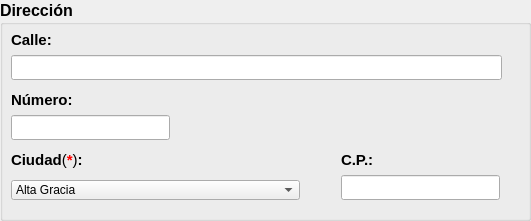
     <widget class="QGroupBox" name="groupBox_direccion_2">
      <property name="geometry">
       <rect>
        <x>350</x>
        <y>80</y>
        <width>531</width>
        <height>221</height>
       </rect>
      </property>
      <property name="minimumSize">
       <size>
        <width>511</width>
        <height>191</height>
       </size>
      </property>
      <property name="maximumSize">
       <size>
        <width>600</width>
        <height>250</height>
       </size>
      </property>
      <property name="font">
       <font>
        <pointsize>12</pointsize>
        <weight>75</weight>
        <bold>true</bold>
       </font>
      </property>
      <property name="autoFillBackground">
       <bool>false</bool>
      </property>
      <property name="title">
       <string>Dirección</string>
      </property>
      <widget class="QLabel" name="label_calle_2">
       <property name="geometry">
        <rect>
         <x>11</x>
         <y>31</y>
         <width>43</width>
         <height>18</height>
        </rect>
       </property>
       <property name="font">
        <font>
         <pointsize>11</pointsize>
         <weight>75</weight>
         <bold>true</bold>
         <underline>false</underline>
        </font>
       </property>
       <property name="text">
        <string>Calle:</string>
       </property>
      </widget>
      <widget class="QLineEdit" name="show_calle">
       <property name="geometry">
        <rect>
         <x>11</x>
         <y>55</y>
         <width>491</width>
         <height>25</height>
        </rect>
       </property>
       <property name="font">
        <font>
         <pointsize>12</pointsize>
         <weight>50</weight>
         <bold>false</bold>
        </font>
       </property>
       <property name="text">
        <string/>
       </property>
       <property name="maxLength">
        <number>40</number>
       </property>
       <property name="alignment">
        <set>Qt::AlignCenter</set>
       </property>
      </widget>
      <widget class="QLabel" name="label_numCalle_2">
       <property name="geometry">
        <rect>
         <x>11</x>
         <y>91</y>
         <width>64</width>
         <height>18</height>
        </rect>
       </property>
       <property name="font">
        <font>
         <pointsize>11</pointsize>
         <weight>75</weight>
         <bold>true</bold>
         <underline>false</underline>
        </font>
       </property>
       <property name="text">
        <string>Número:</string>
       </property>
      </widget>
      <widget class="QLineEdit" name="show_numCalle">
       <property name="geometry">
        <rect>
         <x>11</x>
         <y>115</y>
         <width>159</width>
         <height>25</height>
        </rect>
       </property>
       <property name="font">
        <font>
         <pointsize>12</pointsize>
         <weight>50</weight>
         <bold>false</bold>
        </font>
       </property>
       <property name="text">
        <string/>
       </property>
       <property name="maxLength">
        <number>5</number>
       </property>
       <property name="alignment">
        <set>Qt::AlignCenter</set>
       </property>
      </widget>
      <widget class="QLabel" name="label_ciudad_2">
       <property name="geometry">
        <rect>
         <x>11</x>
         <y>151</y>
         <width>78</width>
         <height>18</height>
        </rect>
       </property>
       <property name="font">
        <font>
         <pointsize>11</pointsize>
         <weight>75</weight>
         <bold>true</bold>
         <underline>false</underline>
        </font>
       </property>
       <property name="text">
        <string>&lt;html&gt;&lt;head/&gt;&lt;body&gt;&lt;p&gt;Ciudad&lt;span style=&quot; font-weight:400;&quot;&gt;(&lt;/span&gt;&lt;span style=&quot; color:#ff0000;&quot;&gt;*&lt;/span&gt;&lt;span style=&quot; font-weight:400;&quot;&gt;)&lt;/span&gt;:&lt;/p&gt;&lt;/body&gt;&lt;/html&gt;</string>
       </property>
      </widget>
      <widget class="QLabel" name="label_codPostal_2">
       <property name="geometry">
        <rect>
         <x>341</x>
         <y>151</y>
         <width>35</width>
         <height>18</height>
        </rect>
       </property>
       <property name="font">
        <font>
         <pointsize>11</pointsize>
         <weight>75</weight>
         <bold>true</bold>
         <underline>false</underline>
        </font>
       </property>
       <property name="text">
        <string>C.P.:</string>
       </property>
      </widget>
      <widget class="QLineEdit" name="show_codPostal">
       <property name="geometry">
        <rect>
         <x>341</x>
         <y>175</y>
         <width>159</width>
         <height>25</height>
        </rect>
       </property>
       <property name="font">
        <font>
         <pointsize>12</pointsize>
         <weight>50</weight>
         <bold>false</bold>
        </font>
       </property>
       <property name="text">
        <string/>
       </property>
       <property name="maxLength">
        <number>5</number>
       </property>
       <property name="alignment">
        <set>Qt::AlignCenter</set>
       </property>
      </widget>
      <widget class="QComboBox" name="show_ciudad">
       <property name="geometry">
        <rect>
         <x>11</x>
         <y>180</y>
         <width>289</width>
         <height>20</height>
        </rect>
       </property>
       <property name="font">
        <font>
         <pointsize>9</pointsize>
         <weight>50</weight>
         <bold>false</bold>
        </font>
       </property>
       <item>
        <property name="text">
         <string>Alta Gracia</string>
        </property>
       </item>
       <item>
        <property name="text">
         <string>Capilla del Monte</string>
        </property>
       </item>
       <item>
        <property name="text">
         <string>Ciudad de Córdoba</string>
        </property>
       </item>
       <item>
        <property name="text">
         <string>Cosquin</string>
        </property>
       </item>
       <item>
        <property name="text">
         <string>Bialet Masse</string>
        </property>
       </item>
       <item>
        <property name="text">
         <string>La Calera</string>
        </property>
       </item>
       <item>
        <property name="text">
         <string>La Cumbre</string>
        </property>
       </item>
       <item>
        <property name="text">
         <string>La Falda</string>
        </property>
       </item>
       <item>
        <property name="text">
         <string>Santa Maria de Punilla</string>
        </property>
       </item>
       <item>
        <property name="text">
         <string>Tanti</string>
        </property>
       </item>
       <item>
        <property name="text">
         <string>Valle Hermoso</string>
        </property>
       </item>
       <item>
        <property name="text">
         <string>Villa Carlos Paz</string>
        </property>
       </item>
       <item>
        <property name="text">
         <string>Villa Giardino</string>
        </property>
       </item>
      </widget>
     </widget>
